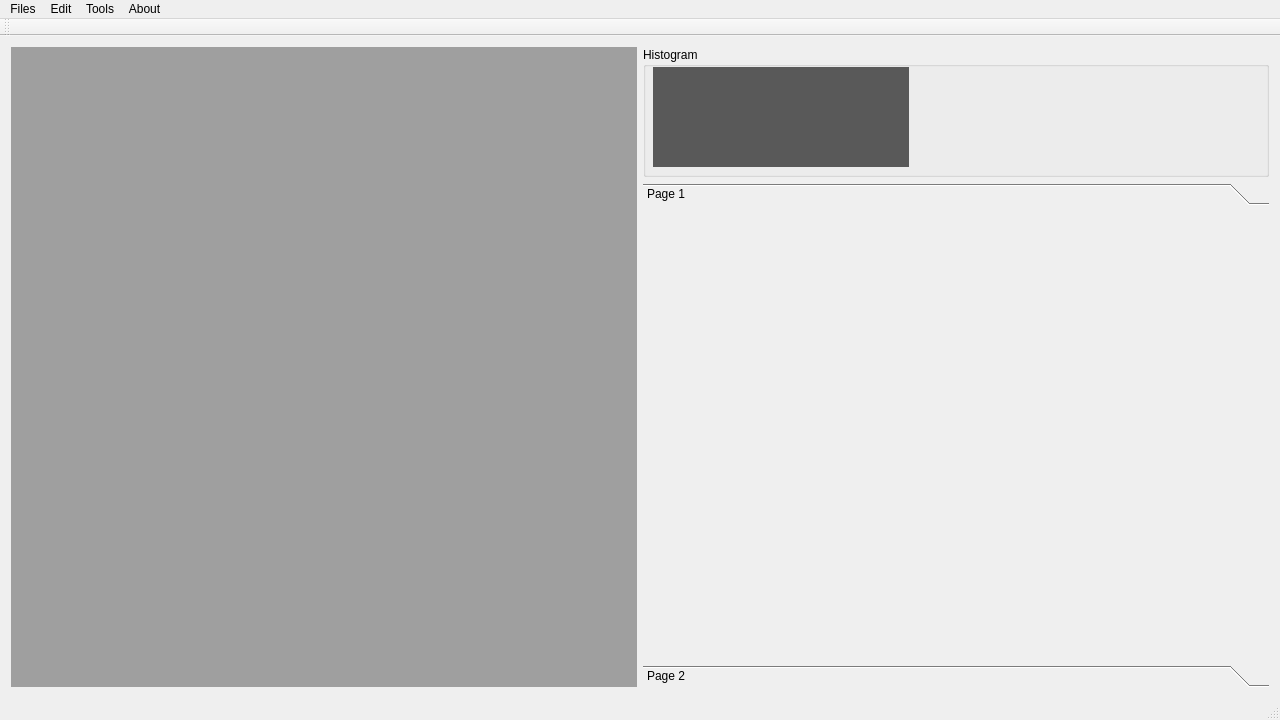
<?xml version="1.0" encoding="UTF-8"?>
<ui version="4.0">
 <class>MainWindow</class>
 <widget class="QMainWindow" name="MainWindow">
  <property name="geometry">
   <rect>
    <x>0</x>
    <y>0</y>
    <width>1280</width>
    <height>720</height>
   </rect>
  </property>
  <property name="minimumSize">
   <size>
    <width>1280</width>
    <height>720</height>
   </size>
  </property>
  <property name="windowTitle">
   <string>Simple Image Processing</string>
  </property>
  <widget class="QWidget" name="centralWidget">
   <property name="enabled">
    <bool>true</bool>
   </property>
   <layout class="QGridLayout" name="gridLayout_2">
    <item row="0" column="1">
     <widget class="QGroupBox" name="groupBox">
      <property name="minimumSize">
       <size>
        <width>276</width>
        <height>130</height>
       </size>
      </property>
      <property name="title">
       <string>Histogram</string>
      </property>
      <property name="flat">
       <bool>true</bool>
      </property>
      <widget class="QSmartLabel" name="histogram_mainui">
       <property name="geometry">
        <rect>
         <x>10</x>
         <y>20</y>
         <width>256</width>
         <height>100</height>
        </rect>
       </property>
       <property name="styleSheet">
        <string notr="true">background-color: rgb(89, 89, 89);</string>
       </property>
       <property name="text">
        <string/>
       </property>
      </widget>
     </widget>
    </item>
    <item row="1" column="1">
     <widget class="QToolBox" name="toolBox">
      <property name="currentIndex">
       <number>0</number>
      </property>
      <widget class="QWidget" name="page_5">
       <property name="geometry">
        <rect>
         <x>0</x>
         <y>0</y>
         <width>276</width>
         <height>461</height>
        </rect>
       </property>
       <attribute name="label">
        <string>Page 1</string>
       </attribute>
      </widget>
      <widget class="QWidget" name="page_6">
       <property name="geometry">
        <rect>
         <x>0</x>
         <y>0</y>
         <width>276</width>
         <height>461</height>
        </rect>
       </property>
       <attribute name="label">
        <string>Page 2</string>
       </attribute>
      </widget>
     </widget>
    </item>
    <item row="0" column="0" rowspan="2">
     <widget class="QMdiArea" name="mdiArea"/>
    </item>
   </layout>
  </widget>
  <widget class="QMenuBar" name="menuBar">
   <property name="geometry">
    <rect>
     <x>0</x>
     <y>0</y>
     <width>1280</width>
     <height>21</height>
    </rect>
   </property>
   <widget class="QMenu" name="menuFiles">
    <property name="title">
     <string>Files</string>
    </property>
    <widget class="QMenu" name="menuExport">
     <property name="title">
      <string>Export</string>
     </property>
     <addaction name="actionTo_PDF"/>
    </widget>
    <addaction name="actionOpen_image"/>
    <addaction name="actionSave_image"/>
    <addaction name="separator"/>
    <addaction name="menuExport"/>
    <addaction name="actionPrint"/>
    <addaction name="separator"/>
    <addaction name="actionPreference"/>
    <addaction name="actionQuit"/>
   </widget>
   <widget class="QMenu" name="menuEdit">
    <property name="title">
     <string>Edit</string>
    </property>
    <widget class="QMenu" name="menuImage_Effect">
     <property name="title">
      <string>Image Effect</string>
     </property>
     <widget class="QMenu" name="menuGray_Scale">
      <property name="title">
       <string>Gray Scale</string>
      </property>
      <addaction name="actionAverage"/>
      <addaction name="actionLuminosity"/>
     </widget>
     <widget class="QMenu" name="menuFind_Contour">
      <property name="title">
       <string>Find Contour</string>
      </property>
      <addaction name="actionFuzzy_Logic"/>
      <addaction name="actionLaplacian"/>
      <addaction name="actionSobel_Filter"/>
     </widget>
     <widget class="QMenu" name="menuNoise_Reduction">
      <property name="title">
       <string>Noise Reduction</string>
      </property>
      <addaction name="actionMean_Filter"/>
      <addaction name="actionMedian_Filter"/>
     </widget>
     <addaction name="actionBlur"/>
     <addaction name="actionContrast"/>
     <addaction name="menuFind_Contour"/>
     <addaction name="actionGray_Resolution_Scale"/>
     <addaction name="menuGray_Scale"/>
     <addaction name="actionBi_histogram_Equalization"/>
     <addaction name="actionHistogram_Equalization"/>
     <addaction name="menuNoise_Reduction"/>
     <addaction name="actionThreshold"/>
    </widget>
    <addaction name="actionUndo"/>
    <addaction name="actionRedo"/>
    <addaction name="separator"/>
    <addaction name="menuImage_Effect"/>
    <addaction name="actionResize"/>
   </widget>
   <widget class="QMenu" name="menuTools">
    <property name="title">
     <string>Tools</string>
    </property>
    <addaction name="actionCustom_Filter"/>
    <addaction name="actionImage_Subtractor"/>
   </widget>
   <widget class="QMenu" name="menuAbout">
    <property name="title">
     <string>About</string>
    </property>
    <addaction name="actionPlugins"/>
    <addaction name="actionWritten_by_KKyang"/>
   </widget>
   <addaction name="menuFiles"/>
   <addaction name="menuEdit"/>
   <addaction name="menuTools"/>
   <addaction name="menuAbout"/>
  </widget>
  <widget class="QToolBar" name="mainToolBar">
   <attribute name="toolBarArea">
    <enum>TopToolBarArea</enum>
   </attribute>
   <attribute name="toolBarBreak">
    <bool>false</bool>
   </attribute>
  </widget>
  <widget class="QStatusBar" name="statusBar"/>
  <action name="actionOpen_image">
   <property name="text">
    <string>Open image...</string>
   </property>
   <property name="shortcut">
    <string>Ctrl+O</string>
   </property>
  </action>
  <action name="actionSave_image">
   <property name="text">
    <string>Save image...</string>
   </property>
  </action>
  <action name="actionQuit">
   <property name="text">
    <string>Quit</string>
   </property>
  </action>
  <action name="actionBasic">
   <property name="text">
    <string>Basic</string>
   </property>
  </action>
  <action name="actionBlur">
   <property name="text">
    <string>Blur</string>
   </property>
  </action>
  <action name="actionGeometry">
   <property name="text">
    <string>Geometry</string>
   </property>
  </action>
  <action name="actionResize">
   <property name="text">
    <string>Resize</string>
   </property>
  </action>
  <action name="actionUndo">
   <property name="text">
    <string>Undo</string>
   </property>
   <property name="shortcut">
    <string>Ctrl+Z</string>
   </property>
  </action>
  <action name="actionRedo">
   <property name="text">
    <string>Redo</string>
   </property>
   <property name="shortcut">
    <string>Ctrl+Shift+Z</string>
   </property>
  </action>
  <action name="actionAverage">
   <property name="text">
    <string>Average</string>
   </property>
  </action>
  <action name="actionLuminosity">
   <property name="text">
    <string>Luminosity</string>
   </property>
  </action>
  <action name="actionPreference">
   <property name="text">
    <string>Preference</string>
   </property>
  </action>
  <action name="actionWritten_by_KKyang">
   <property name="text">
    <string>Written by KKyang</string>
   </property>
  </action>
  <action name="actionPrint">
   <property name="text">
    <string>Print</string>
   </property>
  </action>
  <action name="actionTo_PDF">
   <property name="text">
    <string>to PDF</string>
   </property>
  </action>
  <action name="actionPlugins">
   <property name="text">
    <string>Plugins</string>
   </property>
  </action>
  <action name="actionContrast">
   <property name="text">
    <string>Contrast</string>
   </property>
  </action>
  <action name="actionGray_Resolution_Scale">
   <property name="text">
    <string>Gray Resolution Scale</string>
   </property>
  </action>
  <action name="actionBi_histogram_Equalization">
   <property name="text">
    <string>Bi-histogram Equalization</string>
   </property>
  </action>
  <action name="actionHistogram_Equalization">
   <property name="text">
    <string>Histogram Equalization</string>
   </property>
  </action>
  <action name="actionThreshold">
   <property name="text">
    <string>Threshold</string>
   </property>
  </action>
  <action name="actionFuzzy_Logic">
   <property name="text">
    <string>Fuzzy Logic</string>
   </property>
  </action>
  <action name="actionLaplacian">
   <property name="text">
    <string>Laplacian</string>
   </property>
  </action>
  <action name="actionSobel_Filter">
   <property name="text">
    <string>Sobel Filter</string>
   </property>
  </action>
  <action name="actionMean_Filter">
   <property name="text">
    <string>Mean Filter</string>
   </property>
  </action>
  <action name="actionMedian_Filter">
   <property name="text">
    <string>Median Filter</string>
   </property>
  </action>
  <action name="actionCustom_Filter">
   <property name="text">
    <string>Custom Filter</string>
   </property>
  </action>
  <action name="actionImage_Subtractor">
   <property name="text">
    <string>Image Subtractor</string>
   </property>
  </action>
 </widget>
 <layoutdefault spacing="6" margin="11"/>
 <customwidgets>
  <customwidget>
   <class>QSmartLabel</class>
   <extends>QLabel</extends>
   <header>qsmartlabel.h</header>
  </customwidget>
 </customwidgets>
 <resources/>
 <connections>
  <connection>
   <sender>actionQuit</sender>
   <signal>triggered()</signal>
   <receiver>MainWindow</receiver>
   <slot>close()</slot>
   <hints>
    <hint type="sourcelabel">
     <x>-1</x>
     <y>-1</y>
    </hint>
    <hint type="destinationlabel">
     <x>383</x>
     <y>257</y>
    </hint>
   </hints>
  </connection>
 </connections>
</ui>
